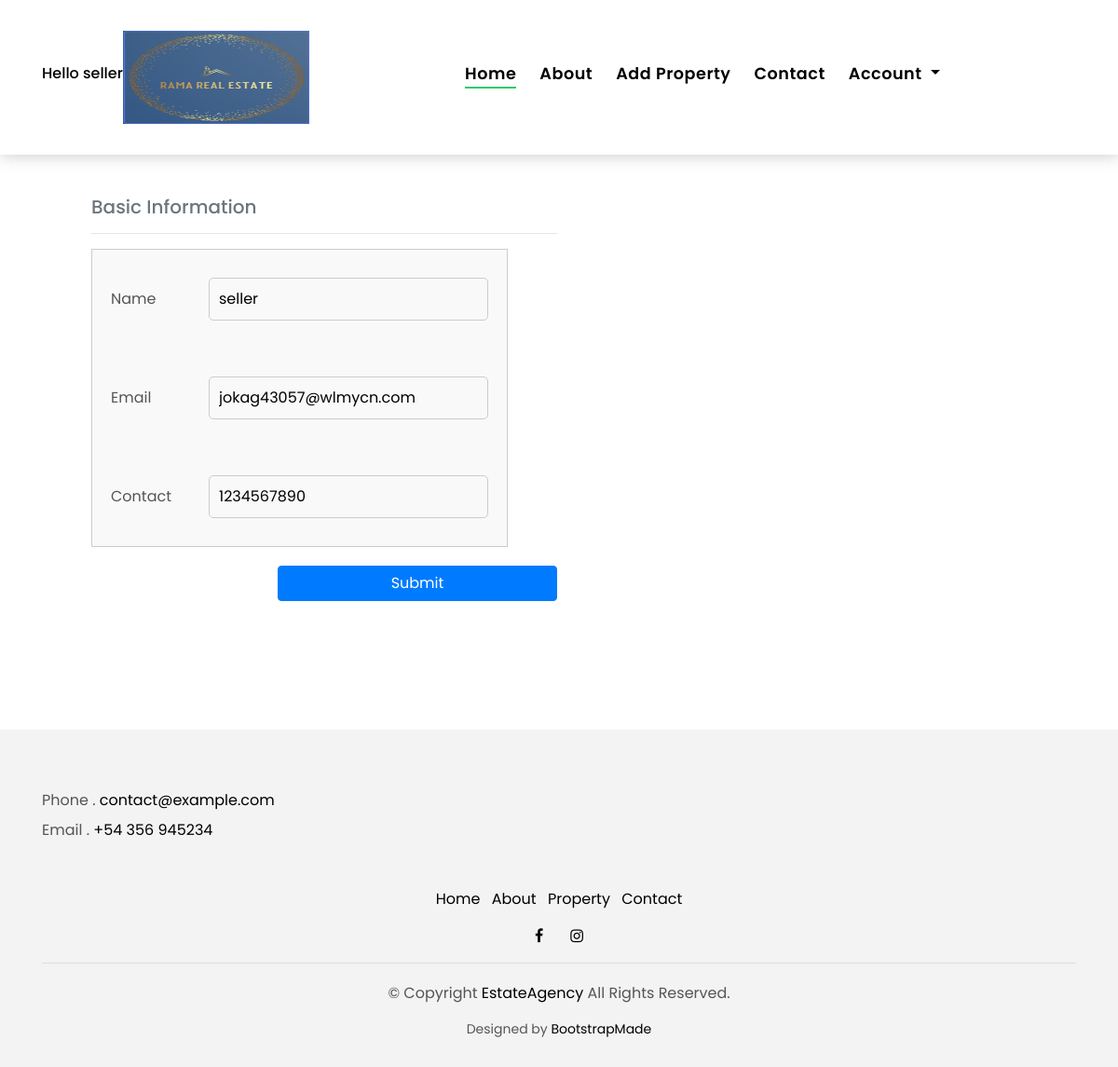
The page /profile.php (signed in) on the database its author committed.
### tables this page shows
CREATE TABLE `seller` (
  `sid` int(5) NOT NULL,
  `username` varchar(20) NOT NULL,
  `contact` bigint(13) NOT NULL,
  `email` varchar(25) NOT NULL,
  `password` int(25) NOT NULL
);

### profile.php (the view, shortened to what this page needs)
<?php
   include('header.php');
    $uid=$_SESSION['uid'];
   $utype=$_SESSION['usertype'];
   if($utype=="buyer")
   {
   $query="SELECT * from buyer where bid=$uid";
   }
   else{
    $query="SELECT * from seller where sid=$uid";
   }
   $result=mysqli_fetch_assoc(mysqli_query($con,$query));
 ?>
   <div class="full-row">
   <div class="container">
		   <div class="row">
			   <div class="col-lg-12">
				   <h2 class="text-secondary double-down-line text-center">Submit Property</h2>
			   </div>
		   </div>
		   <div class="row p-5 bg-white">
			   <form method="post" enctype="multipart/form-data" style=" padding: 20px;" >
					   <div class="description">
						   <h5 class="text-secondary">Basic Information</h5><hr>
			  <table>
			   <tr>
				 <td>Name</td>
				   <td><input type="Text" name="name"  size="40" value=<?php echo $result['username'] ?> required></td>
			   </tr>
               <tr>
				 <td>Email</td>
				   <td><input type="email" name="email" id="emailInput" size="40" value="<?php echo $result['email']; ?>" required oninput="validateEmail(this)"></td>
			   </tr>
               <tr>
				 <td>Contact</td>
				   <td><input type="Text" name="contact"  size="40" minlength="10" maxlength="10" value=<?php echo $result['contact']; ?> required></td>
			   </tr>
            </table>
                    <input type="submit" value="Submit" class="btn btn-primary" name="add" style="margin-left:200px;">
			   </div>
		   </form>
		</div>
   </div>
</div>
<?php
   include('footer.php');
  ?>

### css/style.css (style rules this page uses)
body { font-family: 'Poppins', sans-serif; color: #555555; }
h1, h2, h3, h4, h5, h6 { color: #000000; }
.btn { transition: .5s ease; }

### header.php (style rules this page uses)
td { padding: 20px; }
input, select , table,textarea { width: 300px; padding: 10px; margin: 10px 0; border: 1px solid #ccc; border-radius: 5px; font-size: 16px; background-color: #f9f9f9; transition: border-color 0.3s, background-color 0.3s; }

### rows shown on the page
seller: name "seller", email "jokag43057@wlmycn.com", contact "1234567890"

### other values the page prints
$_SESSION['user'] "seller"
